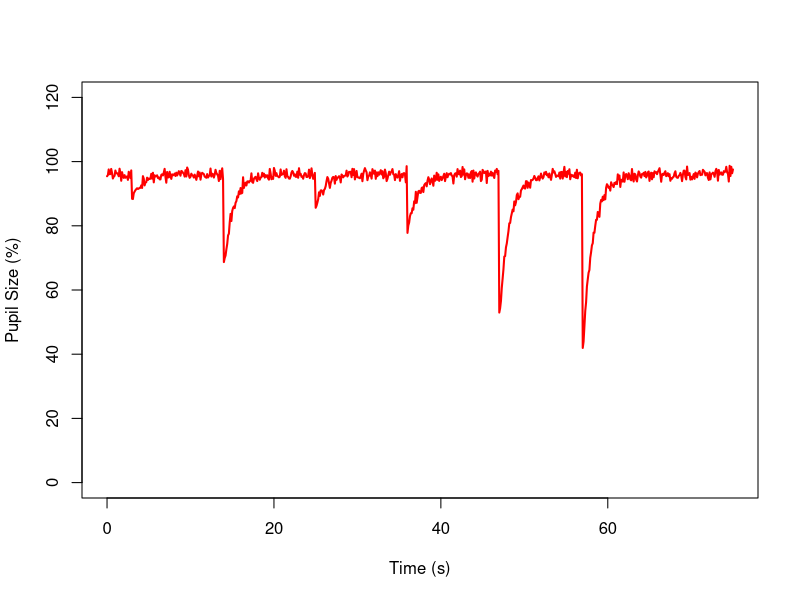
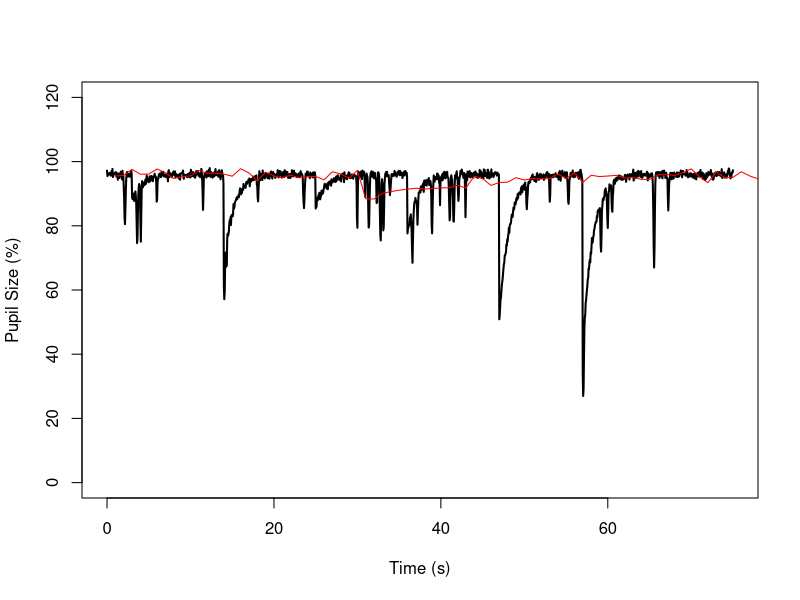
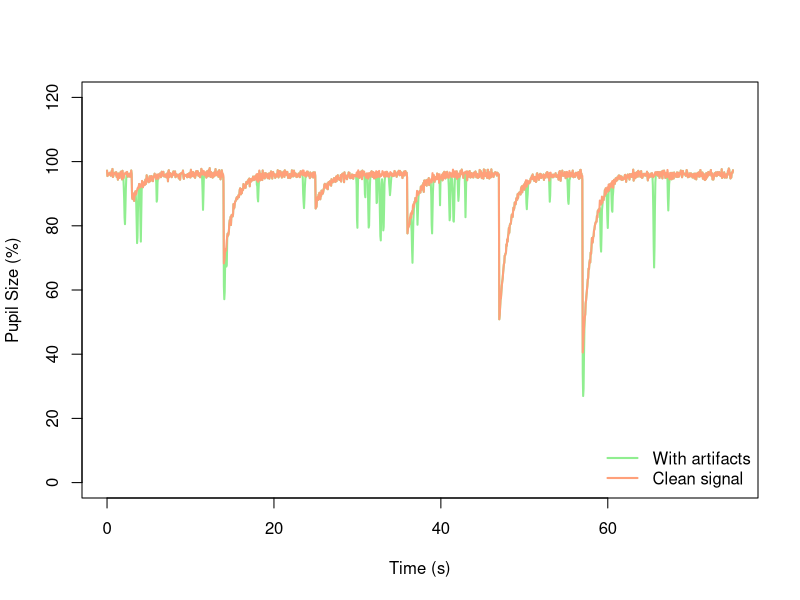

Source code (R) for these figures, in order:
## ---- chunk 1
# Reproducibility
set.seed(123)

# Time vector
time <- seq(0, 75, by = 0.1)

# Baseline pupil size
baseline <- 96 + rnorm(length(time), 0, 1)

# Event times
events <- c(3, 14, 25, 36, 47, 57)

# Drop amplitudes (depth of constriction)
dip_amplitude <- c(8, 28, 10, 18, 45, 55)

# Recovery time constant (same as before)
tau_recovery <- 1.2

# Initialize dip signal
dips <- rep(0, length(time))

# Abrupt onset + exponential recovery
for (i in seq_along(events)) {
  onset <- time >= events[i]
  dips[onset] <- dips[onset] -
    dip_amplitude[i] * exp(-(time[onset] - events[i]) / tau_recovery)
}

# Final signal
pupil_size <- baseline + dips
pupil_size[pupil_size < 0] <- 0

# Plot
plot(
  time, pupil_size,
  type = "l",
  lwd = 2,
  col = "red",
  xlab = "Time (s)",
  ylab = "Pupil Size (%)",
  ylim = c(0, 120)
)

## ---- chunk 2
# Reproducibility
# Reproducibility
set.seed(123)

# Time vector
time <- seq(0, 75, by = 0.1)

# Baseline pupil size
baseline <- 96 + rnorm(length(time), 0, 1)

# Event times
events <- c(3, 14, 25, 36, 47, 57)

# Drop amplitudes (depth of constriction)
dip_amplitude <- c(8, 28, 10, 18, 45, 55)

# Recovery time constant (same as before)
tau_recovery <- 1.2

# Initialize dip signal
dips <- rep(0, length(time))

# Abrupt onset + exponential recovery
for (i in seq_along(events)) {
  onset <- time >= events[i]
  dips[onset] <- dips[onset] -
    dip_amplitude[i] * exp(-(time[onset] - events[i]) / tau_recovery)
}

# Final signal
pupil_size <- baseline + dips
pupil_size[pupil_size < 0] <- 0


set.seed(321)

# Time vector
time <- seq(0, 75, by = 0.05)

# Baseline with mild noise
baseline <- 96 + rnorm(length(time), 0, 0.7)

# Stimulus events
events <- c(3, 14, 25, 36, 47, 57)
dip_amplitude <- c(8, 28, 10, 18, 45, 55)
tau_recovery <- 1.2

# Event-related pupil constrictions
dips <- rep(0, length(time))
for (i in seq_along(events)) {
  idx <- time >= events[i]
  dips[idx] <- dips[idx] -
    dip_amplitude[i] * exp(-(time[idx] - events[i]) / tau_recovery)
}

# --- Blink artifacts ---
n_blinks <- 35
blink_times <- sort(runif(n_blinks, 1, 75))
blink_depth <- runif(n_blinks, 6, 18)      # how deep the blink is
blink_width <- runif(n_blinks, 0.03, 0.08) # how brief it is

blinks <- rep(0, length(time))
for (i in seq_len(n_blinks)) {
  blinks <- blinks -
    blink_depth[i] * exp(-((time - blink_times[i])^2) /
                          (2 * blink_width[i]^2))
}

# Combine all components
pupil_size_N <- baseline + dips + blinks
pupil_size_N[pupil_size_N < 0] <- 0

# Plot
plot(
  time, pupil_size_N,
  type = "l",
  lwd = 2,
  col = "black",
  xlab = "Time (s)",
  ylab = "Pupil Size (%)",
  ylim = c(0, 120)
)
lines(pupil_size, col = "red")

## ---- chunk 3
# Reproducibility
set.seed(321)

# Time vector
time <- seq(0, 75, by = 0.05)

# Baseline pupil size
baseline <- 96 + rnorm(length(time), 0, 0.7)

# Stimulus events
events <- c(3, 14, 25, 36, 47, 57)
dip_amplitude <- c(8, 28, 10, 18, 45, 55)
tau_recovery <- 1.2

# ----- Event-related constrictions -----
dips <- rep(0, length(time))
for (i in seq_along(events)) {
  idx <- time >= events[i]
  dips[idx] <- dips[idx] -
    dip_amplitude[i] * exp(-(time[idx] - events[i]) / tau_recovery)
}

# Clean pupil signal
pupil_clean <- baseline + dips
pupil_clean[pupil_clean < 0] <- 0

# ----- Blink artifacts -----
n_blinks <- 35
blink_times <- sort(runif(n_blinks, 1, 75))
blink_depth <- runif(n_blinks, 6, 18)
blink_width <- runif(n_blinks, 0.03, 0.08)

blinks <- rep(0, length(time))
for (i in seq_len(n_blinks)) {
  blinks <- blinks -
    blink_depth[i] * exp(-((time - blink_times[i])^2) /
                          (2 * blink_width[i]^2))
}

# Artifact-contaminated signal
pupil_artifact <- pupil_clean + blinks
pupil_artifact[pupil_artifact < 0] <- 0

# ----- Plot both curves -----
plot(
  time, pupil_artifact,
  type = "l",
  lwd = 2,
  col = "lightgreen",
  xlab = "Time (s)",
  ylab = "Pupil Size (%)",
  ylim = c(0, 120)
)

lines(
  time, pupil_clean,
  lwd = 2,
  col = "lightsalmon"
)

legend(
  "bottomright",
  legend = c("With artifacts", "Clean signal"),
  col = c("lightgreen", "lightsalmon"),
  lwd = 2,
  bty = "n"
)
